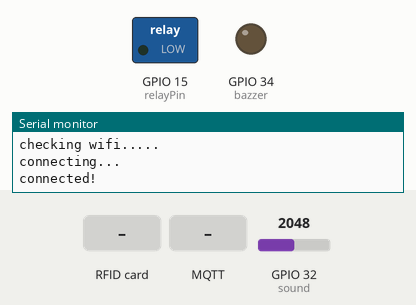
A sketch run on a simulated ESP32. Shown: switched loads named in the sketch (green lamp = pin HIGH), output pins drawn as LEDs (lit = HIGH), the last lines printed to the serial monitor. Inputs (shaded band) come from the test bench; at power-on: GPIO 32 (sound) = 2048. WiFi joins after 1.5 s; servers stay silent unless stated; no MQTT or app messages arrive unless stated.

Above: at 3.3 s.
3.4 s: RFID card 71 17 01 84 held to the reader
5.1 s: MQTT message "System mati" arrives on the first subscribed topic
6.7 s: RFID card 37 F8 51 34 held to the reader
8.2 s: MQTT message "1" arrives on the first subscribed topic
At 9.5 s:
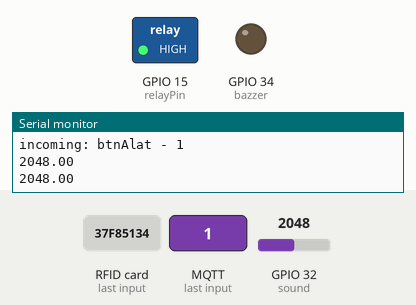
9.8 s: MQTT message "0" arrives on the first subscribed topic
At 11.1 s:
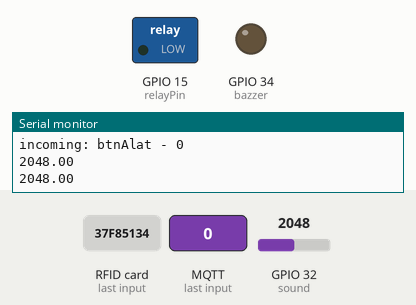
11.4 s: RFID card 5E 7A 19 C4 held to the reader
Timing chart, 0 to 13.9 s (numbered marks = the images above; inputs shaded):
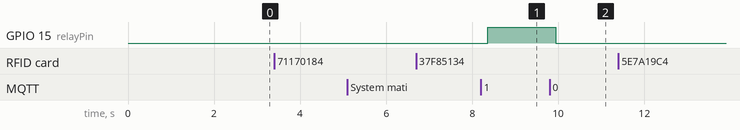

Measured:
- after the input at 8.2 s, GPIO 15 (relayPin): LOW → HIGH after 0.17 s
- after the input at 9.8 s, GPIO 15 (relayPin): HIGH → LOW after 0.14 s

The sketch:

coba_selenoid.ino
```cpp
#include <WiFi.h>
#include <MQTT.h>
#include <SPI.h>
#include <MFRC522.h>
#include <HCSR04.h>


#if !defined(CONFIG_BT_ENABLED) || !defined(CONFIG_BLUEDROID_ENABLED)
#error Bluetooth is not enabled! Please run `make menuconfig` to and enable it
#endif


#define timeSeconds 10

const char ssid[] = "BERSINAR";
const char pass[] = "tanyajeki";

const int RST_pin = 22; // Reset pin
const int SS_pin = 21; // Slave select pin //MISO
const int relayPin = 15;
const int sound = 32;

#define bazzer  34
String Sensor = "System mati";
String alat;
int count;
int tepuk=0;
long rangeStart=0;
long range=0;
boolean statusPintu = false;

MFRC522 mfrc522(SS_pin, RST_pin); // Create MFRC522 instance
//
WiFiClient net;
MQTTClient client;

void connect() {
  Serial.print("checking wifi...");
  while (WiFi.status() != WL_CONNECTED) {
    Serial.print(".");
    delay(1000);
  }

  Serial.print("\nconnecting...");
  while (!client.connect("Umbu", "UmbuMade", "71170184")) { //client_id, username, password
    Serial.print(".");
    delay(1000);
  }

  Serial.println("\nconnected!");
}


void rfid() {
  String uid;
  String temp;
  for (int i = 0; i < 4; i++) {
    if (mfrc522.uid.uidByte[i] < 0x10) {
      temp = "0" + String(mfrc522.uid.uidByte[i], HEX);
    }
    else temp = String(mfrc522.uid.uidByte[i], HEX);

    if (i == 3) {
      uid =  uid + temp;
    }
    else uid =  uid + temp + " ";
  }
  Serial.println("UID " + uid);
  String Access = "37 f8 51 34"; //Akses RFID yang ditunjuk
  Access.toLowerCase();
  if (uid == Access) {
    if (Sensor == "System mati") {
      Serial.println("System nyala");
      client.publish("rfid", "System nyala");
      Sensor = "System nyala";
      count=0;
      alarmMati();
    }
    else {
      Serial.println("System mati");
      client.publish("rfid", "System mati");
      Sensor = "System mati";
      count=0;
      alarmMati();
    }
  }
  else {
    Serial.println("kartu tidak di kenal");
    count++;
    if(count >=3){
      alarm();
    }
  }
  Serial.println("\n");
  mfrc522.PICC_HaltA();
}

void sensorSuara(){
  float Analog = analogRead(sound);
  if(Analog>800){
    if(tepuk == 0){
      range = millis();
      rangeStart=range;
      tepuk++;
    }else if(tepuk > 0 && millis() -range >=50){
      tepuk++;
    }
  }
  Serial.println(Analog);
  if(millis()-rangeStart >=400){
    if(tepuk==1){
      if(!statusPintu){
        statusPintu = true;
        digitalWrite(relayPin, HIGH);
      }else if (statusPintu){
        statusPintu=false;
        digitalWrite(relayPin,LOW);
      }
    }
    tepuk=0;
  }
}

void messageReceived(String &topic, String &payload) {
  Serial.println("incoming: " + topic + " - " + payload);
  if (Sensor == "System nyala") {
    if (topic == "btnAlat" && payload == "1") {
      client.publish("relay", "Terbuka");
      digitalWrite(relayPin, HIGH);
    } else {
      client.publish("relay", "Tertutup");
      digitalWrite(relayPin, LOW);
    }
  }
}

void alarm(){
  digitalWrite(bazzer,HIGH);
  client.publish("pesan","ada penyusup");

}
void alarmMati(){
  digitalWrite(bazzer,LOW);
  client.publish("pesan","aman");

}
void setup() {
  Serial.begin(115200);
  WiFi.begin(ssid, pass);
  pinMode(relayPin, OUTPUT);
  pinMode(bazzer,OUTPUT);
  digitalWrite(relayPin, LOW);
  while (!Serial);
  SPI.begin();
  mfrc522.PCD_Init();
  mfrc522.PCD_DumpVersionToSerial();
  client.begin("broker.shiftr.io", net);
  client.onMessage(messageReceived);
  connect();
client.subscribe("btnAlat");
}

void loop() {
  client.loop();
  delay(500);

  if (!client.connected()) {
    connect();
  }

  if(Sensor == "System nyala"){

  sensorSuara();
  }
  //RFID
  // Look for new cards
  if ( ! mfrc522.PICC_IsNewCardPresent()) {
    return;
  }

  // Select one of the cards
  if ( ! mfrc522.PICC_ReadCardSerial()) {
    return;
  }
  rfid();

}
```
